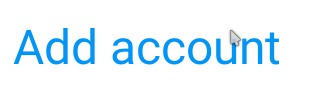
#> input picture services/ui_recognizer/data/visual/addAccount.png, 311 x 102 px
$ python -i visual.py   (imports and definitions only)
#> lines starting #> are read from the running program, lines starting #| are printed output that depends on the picture; after the words box and inside, x2 and y2 are one past the last pixel; in counts of white or black regions, pixels touching at a corner belong together
import cv2


class VisualRecognizer:
    def __init__(self):
        self._akaze = cv2.AKAZE_create()
        self._bf = cv2.BFMatcher(cv2.NORM_HAMMING, crossCheck=True)

    def getCountours(self, image, approxK=0.015):
        _, thresholded = cv2.threshold(
            image, 0, 255, cv2.THRESH_BINARY + cv2.THRESH_OTSU
        )

        thresholded = cv2.bitwise_not(thresholded)
        contours, _ = cv2.findContours(thresholded, cv2.RETR_EXTERNAL, cv2.CHAIN_APPROX_NONE)
        apprtoxContours = self.approxContours(contours, k=approxK)

        return apprtoxContours


    def approxContours(self, contours, k=0.015):
        approxContours = []

        for contour in contours:
            approxContours.append(
                cv2.approxPolyDP(contour, k * cv2.arcLength(contour, True), True)
            )

        return approxContours


    def loadImage(self, image):
        return cv2.cvtColor(image, cv2.COLOR_BGR2GRAY)


    # [50 lines left out: functions getThresholdedImage, compareImagesByKp, matchViaTemplate, not called in this run]


    def showDot(self, image, dot, thicknessAndRadius=2):
        cv2.circle(image, dot, thicknessAndRadius, thicknessAndRadius)
        return image

>>> import cv2
>>> picture = cv2.imread('data/visual/addAccount.png', cv2.IMREAD_GRAYSCALE)
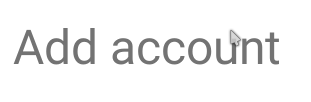
#> picture: shape (102, 311); min 69, max 255, mean 242.9
>>> result = VisualRecognizer().getCountours(picture)
#> in getCountours, `_, thresholded = cv2.threshold( image, 0, 255, cv2.THRESH_BINARY + cv2..`:
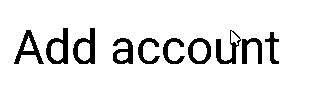
#> thresholded: shape (102, 311); 91.2% white; 10 black regions, largest, box (x1, y1, x2, y2) and area: (46, 28, 68, 64) 361, (73, 28, 95, 64) 361, (14, 30, 44, 64) 340
#> in getCountours, `thresholded = cv2.bitwise_not(thresholded)`: thresholded: shape (102, 311); 8.8% white; 10 white regions
#> in getCountours, `contours, _ = cv2.findContours(thresholded, cv2.RETR_EXTERNAL, cv2.CHA..`: contours = 10 contours; largest, box (x1, y1, x2, y2) and area: (73, 28, 95, 64) 508, (46, 28, 68, 64) 508, (188, 38, 211, 64) 454, (14, 30, 44, 64) 371, (113, 38, 133, 64) 327
#> the loop in approxContours, `for contour in contours:` made 10 passes
#> after the loop in approxContours, `for contour in contours:`: approxContours = 10 contours; largest, box (x1, y1, x2, y2) and area: (73, 28, 95, 64) 487, (46, 28, 68, 64) 487, (188, 38, 211, 64) 442, (14, 30, 44, 64) 388, (113, 38, 133, 64) 314
#> in getCountours, `apprtoxContours = self.approxContours(contours, k=approxK)`: apprtoxContours has the same summary as approxContours in approxContours
#> result has the same summary as approxContours in approxContours
